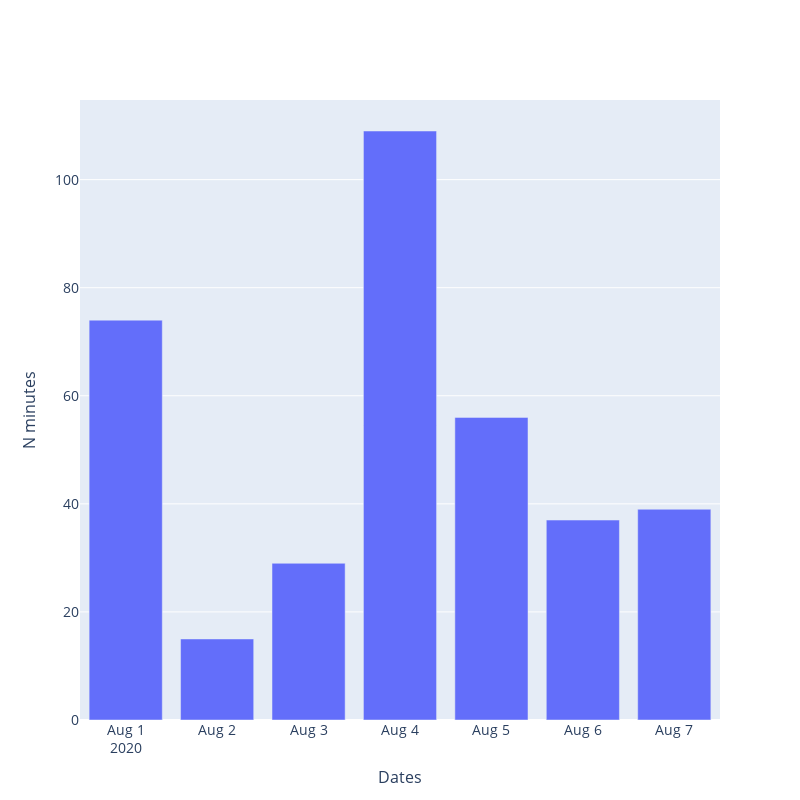

Notebook cell for this chart:
### Code cell
import plotly.graph_objects as px


plot = px.Figure(data=[go.Bar(
    name = 'Data 1',
    x = dates,
    y = n_minutes_lst
   )])

plot.update_layout(
    autosize=False,
    width=800,
    height=800,
    yaxis = dict(
            title='N minutes',
            titlefont_size=16,
            tickfont_size=14),
    xaxis = dict(
            title='Dates',
            titlefont_size=16,
            tickfont_size=14)
)

plot.show()

### Figure 1 — Plotly figure (JSON) as saved in the notebook; plotly's stock layout.template omitted (floating-point values rounded to 4 significant figures)
{"data": [{"name": "Data 1", "type": "bar", "x": ["2020-08-01", "2020-08-02", "2020-08-03", "2020-08-04", "2020-08-05", "2020-08-06", "2020-08-07"], "y": [74, 15, 29, 109, 56, 37, 39]}], "layout": {"autosize": false, "height": 800, "width": 800, "xaxis": {"tickfont": {"size": 14}, "title": {"font": {"size": 16}, "text": "Dates"}}, "yaxis": {"tickfont": {"size": 14}, "title": {"font": {"size": 16}, "text": "N minutes"}}}}
